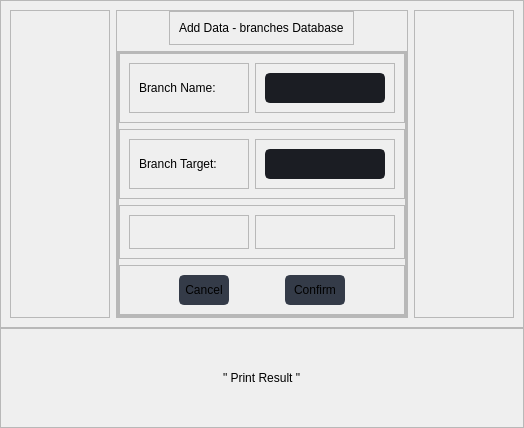
                                      <widget class="QWidget" name="page_update_branch_add">
                                       <layout class="QVBoxLayout" name="verticalLayout_67">
                                        <property name="spacing">
                                         <number>0</number>
                                        </property>
                                        <property name="leftMargin">
                                         <number>0</number>
                                        </property>
                                        <property name="topMargin">
                                         <number>0</number>
                                        </property>
                                        <property name="rightMargin">
                                         <number>0</number>
                                        </property>
                                        <property name="bottomMargin">
                                         <number>0</number>
                                        </property>
                                        <item>
                                         <widget class="QFrame" name="add_branch_area">
                                          <property name="frameShape">
                                           <enum>QFrame::StyledPanel</enum>
                                          </property>
                                          <property name="frameShadow">
                                           <enum>QFrame::Raised</enum>
                                          </property>
                                          <layout class="QHBoxLayout" name="horizontalLayout_33">
                                           <item>
                                            <widget class="QFrame" name="frame_43">
                                             <property name="minimumSize">
                                              <size>
                                               <width>100</width>
                                               <height>0</height>
                                              </size>
                                             </property>
                                             <property name="maximumSize">
                                              <size>
                                               <width>100</width>
                                               <height>16777215</height>
                                              </size>
                                             </property>
                                             <property name="frameShape">
                                              <enum>QFrame::StyledPanel</enum>
                                             </property>
                                             <property name="frameShadow">
                                              <enum>QFrame::Raised</enum>
                                             </property>
                                            </widget>
                                           </item>
                                           <item>
                                            <widget class="QFrame" name="frame_44">
                                             <property name="frameShape">
                                              <enum>QFrame::StyledPanel</enum>
                                             </property>
                                             <property name="frameShadow">
                                              <enum>QFrame::Raised</enum>
                                             </property>
                                             <layout class="QVBoxLayout" name="verticalLayout_68">
                                              <property name="leftMargin">
                                               <number>0</number>
                                              </property>
                                              <property name="topMargin">
                                               <number>0</number>
                                              </property>
                                              <property name="rightMargin">
                                               <number>0</number>
                                              </property>
                                              <property name="bottomMargin">
                                               <number>0</number>
                                              </property>
                                              <item alignment="Qt::AlignHCenter">
                                               <widget class="QFrame" name="frame_45">
                                                <property name="maximumSize">
                                                 <size>
                                                  <width>16777215</width>
                                                  <height>50</height>
                                                 </size>
                                                </property>
                                                <property name="frameShape">
                                                 <enum>QFrame::StyledPanel</enum>
                                                </property>
                                                <property name="frameShadow">
                                                 <enum>QFrame::Raised</enum>
                                                </property>
                                                <layout class="QVBoxLayout" name="verticalLayout_69">
                                                 <item>
                                                  <widget class="QLabel" name="label_19">
                                                   <property name="text">
                                                    <string>Add Data - branches Database</string>
                                                   </property>
                                                  </widget>
                                                 </item>
                                                </layout>
                                               </widget>
                                              </item>
                                              <item>
                                               <widget class="QFrame" name="frame_46">
                                                <property name="frameShape">
                                                 <enum>QFrame::StyledPanel</enum>
                                                </property>
                                                <property name="frameShadow">
                                                 <enum>QFrame::Raised</enum>
                                                </property>
                                                <layout class="QHBoxLayout" name="horizontalLayout_34">
                                                 <property name="leftMargin">
                                                  <number>0</number>
                                                 </property>
                                                 <property name="topMargin">
                                                  <number>0</number>
                                                 </property>
                                                 <property name="rightMargin">
                                                  <number>0</number>
                                                 </property>
                                                 <property name="bottomMargin">
                                                  <number>0</number>
                                                 </property>
                                                 <item>
                                                  <widget class="QFrame" name="frame_47">
                                                   <property name="frameShape">
                                                    <enum>QFrame::StyledPanel</enum>
                                                   </property>
                                                   <property name="frameShadow">
                                                    <enum>QFrame::Raised</enum>
                                                   </property>
                                                   <layout class="QVBoxLayout" name="verticalLayout_70">
                                                    <property name="leftMargin">
                                                     <number>0</number>
                                                    </property>
                                                    <property name="topMargin">
                                                     <number>0</number>
                                                    </property>
                                                    <property name="rightMargin">
                                                     <number>0</number>
                                                    </property>
                                                    <property name="bottomMargin">
                                                     <number>0</number>
                                                    </property>
                                                    <item>
                                                     <widget class="QFrame" name="frame_48">
                                                      <property name="frameShape">
                                                       <enum>QFrame::StyledPanel</enum>
                                                      </property>
                                                      <property name="frameShadow">
                                                       <enum>QFrame::Raised</enum>
                                                      </property>
                                                      <layout class="QHBoxLayout" name="horizontalLayout_35">
                                                       <item>
                                                        <widget class="QFrame" name="frame_49">
                                                         <property name="minimumSize">
                                                          <size>
                                                           <width>120</width>
                                                           <height>0</height>
                                                          </size>
                                                         </property>
                                                         <property name="maximumSize">
                                                          <size>
                                                           <width>120</width>
                                                           <height>16777215</height>
                                                          </size>
                                                         </property>
                                                         <property name="frameShape">
                                                          <enum>QFrame::StyledPanel</enum>
                                                         </property>
                                                         <property name="frameShadow">
                                                          <enum>QFrame::Raised</enum>
                                                         </property>
                                                         <layout class="QVBoxLayout" name="verticalLayout_71">
                                                          <item>
                                                           <widget class="QLabel" name="label_20">
                                                            <property name="text">
                                                             <string>Branch Name:</string>
                                                            </property>
                                                           </widget>
                                                          </item>
                                                         </layout>
                                                        </widget>
                                                       </item>
                                                       <item>
                                                        <widget class="QFrame" name="frame_50">
                                                         <property name="frameShape">
                                                          <enum>QFrame::StyledPanel</enum>
                                                         </property>
                                                         <property name="frameShadow">
                                                          <enum>QFrame::Raised</enum>
                                                         </property>
                                                         <layout class="QVBoxLayout" name="verticalLayout_72">
                                                          <item>
                                                           <widget class="QLineEdit" name="lineEdit_add_branch_name">
                                                            <property name="minimumSize">
                                                             <size>
                                                              <width>0</width>
                                                              <height>30</height>
                                                             </size>
                                                            </property>
                                                            <property name="maximumSize">
                                                             <size>
                                                              <width>16777215</width>
                                                              <height>30</height>
                                                             </size>
                                                            </property>
                                                            <property name="styleSheet">
                                                             <string notr="true">QLineEdit {
	background-color: rgb(27, 29, 35);
	border-radius: 5px;
	border: 2px solid rgb(27, 29, 35);
	padding-left: 10px;
}
QLineEdit:hover {
	border: 2px solid rgb(64, 71, 88);
}
QLineEdit:focus {
	border: 2px solid rgb(91, 101, 124);
}</string>
                                                            </property>
                                                           </widget>
                                                          </item>
                                                         </layout>
                                                        </widget>
                                                       </item>
                                                      </layout>
                                                     </widget>
                                                    </item>
                                                    <item>
                                                     <widget class="QFrame" name="frame_51">
                                                      <property name="frameShape">
                                                       <enum>QFrame::StyledPanel</enum>
                                                      </property>
                                                      <property name="frameShadow">
                                                       <enum>QFrame::Raised</enum>
                                                      </property>
                                                      <layout class="QHBoxLayout" name="horizontalLayout_36">
                                                       <item>
                                                        <widget class="QFrame" name="frame_52">
                                                         <property name="minimumSize">
                                                          <size>
                                                           <width>120</width>
                                                           <height>0</height>
                                                          </size>
                                                         </property>
                                                         <property name="maximumSize">
                                                          <size>
                                                           <width>120</width>
                                                           <height>16777215</height>
                                                          </size>
                                                         </property>
                                                         <property name="frameShape">
                                                          <enum>QFrame::StyledPanel</enum>
                                                         </property>
                                                         <property name="frameShadow">
                                                          <enum>QFrame::Raised</enum>
                                                         </property>
                                                         <layout class="QVBoxLayout" name="verticalLayout_73">
                                                          <item>
                                                           <widget class="QLabel" name="label_21">
                                                            <property name="maximumSize">
                                                             <size>
                                                              <width>150</width>
                                                              <height>16777215</height>
                                                             </size>
                                                            </property>
                                                            <property name="text">
                                                             <string>Branch Target:</string>
                                                            </property>
                                                           </widget>
                                                          </item>
                                                         </layout>
                                                        </widget>
                                                       </item>
                                                       <item>
                                                        <widget class="QFrame" name="frame_53">
                                                         <property name="frameShape">
                                                          <enum>QFrame::StyledPanel</enum>
                                                         </property>
                                                         <property name="frameShadow">
                                                          <enum>QFrame::Raised</enum>
                                                         </property>
                                                         <layout class="QVBoxLayout" name="verticalLayout_74">
                                                          <item>
                                                           <widget class="QLineEdit" name="lineEdit_add_branch_price">
                                                            <property name="minimumSize">
                                                             <size>
                                                              <width>0</width>
                                                              <height>30</height>
                                                             </size>
                                                            </property>
                                                            <property name="maximumSize">
                                                             <size>
                                                              <width>16777215</width>
                                                              <height>30</height>
                                                             </size>
                                                            </property>
                                                            <property name="styleSheet">
                                                             <string notr="true">QLineEdit {
	background-color: rgb(27, 29, 35);
	border-radius: 5px;
	border: 2px solid rgb(27, 29, 35);
	padding-left: 10px;
}
QLineEdit:hover {
	border: 2px solid rgb(64, 71, 88);
}
QLineEdit:focus {
	border: 2px solid rgb(91, 101, 124);
}</string>
                                                            </property>
                                                           </widget>
                                                          </item>
                                                         </layout>
                                                        </widget>
                                                       </item>
                                                      </layout>
                                                     </widget>
                                                    </item>
                                                    <item>
                                                     <widget class="QFrame" name="frame_54">
                                                      <property name="frameShape">
                                                       <enum>QFrame::StyledPanel</enum>
                                                      </property>
                                                      <property name="frameShadow">
                                                       <enum>QFrame::Raised</enum>
                                                      </property>
                                                      <layout class="QHBoxLayout" name="horizontalLayout_37">
                                                       <item>
                                                        <widget class="QFrame" name="frame_55">
                                                         <property name="minimumSize">
                                                          <size>
                                                           <width>120</width>
                                                           <height>0</height>
                                                          </size>
                                                         </property>
                                                         <property name="maximumSize">
                                                          <size>
                                                           <width>120</width>
                                                           <height>16777215</height>
                                                          </size>
                                                         </property>
                                                         <property name="frameShape">
                                                          <enum>QFrame::StyledPanel</enum>
                                                         </property>
                                                         <property name="frameShadow">
                                                          <enum>QFrame::Raised</enum>
                                                         </property>
                                                         <layout class="QVBoxLayout" name="verticalLayout_75">
                                                          <item>
                                                           <widget class="QLabel" name="label_22">
                                                            <property name="text">
                                                             <string/>
                                                            </property>
                                                           </widget>
                                                          </item>
                                                         </layout>
                                                        </widget>
                                                       </item>
                                                       <item>
                                                        <widget class="QFrame" name="frame_56">
                                                         <property name="frameShape">
                                                          <enum>QFrame::StyledPanel</enum>
                                                         </property>
                                                         <property name="frameShadow">
                                                          <enum>QFrame::Raised</enum>
                                                         </property>
                                                         <layout class="QVBoxLayout" name="verticalLayout_76"/>
                                                        </widget>
                                                       </item>
                                                      </layout>
                                                     </widget>
                                                    </item>
                                                    <item>
                                                     <widget class="QFrame" name="frame_57">
                                                      <property name="frameShape">
                                                       <enum>QFrame::StyledPanel</enum>
                                                      </property>
                                                      <property name="frameShadow">
                                                       <enum>QFrame::Raised</enum>
                                                      </property>
                                                      <layout class="QHBoxLayout" name="horizontalLayout_38">
                                                       <item>
                                                        <widget class="QPushButton" name="btn_cancel_add_branch">
                                                         <property name="minimumSize">
                                                          <size>
                                                           <width>50</width>
                                                           <height>30</height>
                                                          </size>
                                                         </property>
                                                         <property name="maximumSize">
                                                          <size>
                                                           <width>50</width>
                                                           <height>30</height>
                                                          </size>
                                                         </property>
                                                         <property name="styleSheet">
                                                          <string notr="true">QPushButton {
	border: 2px solid rgb(52, 59, 72);
	border-radius: 5px;	
	background-color: rgb(52, 59, 72);
}
QPushButton:hover {
	background-color: rgb(220, 53, 53);
	border: 2px solid rgb(220, 53, 53);
}
QPushButton:pressed {	
	background-color: rgb(235, 83, 83);
	border: 2px solid rgb(220, 53, 53);
}</string>
                                                         </property>
                                                         <property name="text">
                                                          <string>Cancel</string>
                                                         </property>
                                                        </widget>
                                                       </item>
                                                       <item>
                                                        <widget class="QPushButton" name="btn_confirm_add_branch">
                                                         <property name="minimumSize">
                                                          <size>
                                                           <width>60</width>
                                                           <height>30</height>
                                                          </size>
                                                         </property>
                                                         <property name="maximumSize">
                                                          <size>
                                                           <width>60</width>
                                                           <height>30</height>
                                                          </size>
                                                         </property>
                                                         <property name="styleSheet">
                                                          <string notr="true">QPushButton {
	border: 2px solid rgb(52, 59, 72);
	border-radius: 5px;	
	background-color: rgb(52, 59, 72);
}
QPushButton:hover {
	background-color: rgb(31, 181, 123);
	border: 2px solid rgb(31, 181, 123);
}
QPushButton:pressed {	
	background-color: rgb(83, 191, 157);
	border: 2px solid rgb(31, 181, 123);
}</string>
                                                         </property>
                                                         <property name="text">
                                                          <string>Confirm</string>
                                                         </property>
                                                        </widget>
                                                       </item>
                                                      </layout>
                                                     </widget>
                                                    </item>
                                                   </layout>
                                                  </widget>
                                                 </item>
                                                </layout>
                                               </widget>
                                              </item>
                                             </layout>
                                            </widget>
                                           </item>
                                           <item>
                                            <widget class="QFrame" name="frame_58">
                                             <property name="minimumSize">
                                              <size>
                                               <width>100</width>
                                               <height>0</height>
                                              </size>
                                             </property>
                                             <property name="maximumSize">
                                              <size>
                                               <width>100</width>
                                               <height>16777215</height>
                                              </size>
                                             </property>
                                             <property name="frameShape">
                                              <enum>QFrame::StyledPanel</enum>
                                             </property>
                                             <property name="frameShadow">
                                              <enum>QFrame::Raised</enum>
                                             </property>
                                            </widget>
                                           </item>
                                          </layout>
                                         </widget>
                                        </item>
                                        <item>
                                         <widget class="QFrame" name="print_result_add_branch_area">
                                          <property name="minimumSize">
                                           <size>
                                            <width>0</width>
                                            <height>100</height>
                                           </size>
                                          </property>
                                          <property name="maximumSize">
                                           <size>
                                            <width>16777215</width>
                                            <height>100</height>
                                           </size>
                                          </property>
                                          <property name="frameShape">
                                           <enum>QFrame::StyledPanel</enum>
                                          </property>
                                          <property name="frameShadow">
                                           <enum>QFrame::Raised</enum>
                                          </property>
                                          <layout class="QVBoxLayout" name="verticalLayout_77">
                                           <item alignment="Qt::AlignHCenter|Qt::AlignVCenter">
                                            <widget class="QLabel" name="label_print_result_add_branch">
                                             <property name="text">
                                              <string>&quot; Print Result &quot;</string>
                                             </property>
                                            </widget>
                                           </item>
                                          </layout>
                                         </widget>
                                        </item>
                                       </layout>
                                      </widget>
